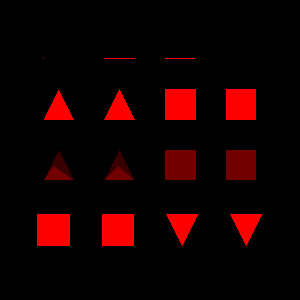

Here is the Python script that generated this plot:
#!/usr/bin/env python

# Read EnSight6 elements case and compute tensor component difference with calculator.

import os

import vtkmodules.vtkInteractionStyle  # noqa: F401
import vtkmodules.vtkRenderingFreeType  # noqa: F401
import vtkmodules.vtkRenderingOpenGL2  # noqa: F401

from vtkmodules.vtkFiltersCore import vtkArrayCalculator
from vtkmodules.vtkFiltersGeometry import vtkGeometryFilter
from vtkmodules.vtkIOEnSight import vtkGenericEnSightReader
from vtkmodules.vtkRenderingCore import (
    vtkActor,
    vtkCompositePolyDataMapper,
    vtkRenderWindow,
    vtkRenderWindowInteractor,
    vtkRenderer,
)

# Source
data_dir = os.environ.get("VPE_DATA_DIR", os.path.dirname(os.path.abspath(__file__)))

# Read EnSight case file
ensight_reader = vtkGenericEnSightReader()
ensight_reader.SetCaseFileName(os.path.join(data_dir, "EnSight", "elements6.case"))

# Extract geometry
geometry_filter = vtkGeometryFilter()
geometry_filter.SetInputConnection(ensight_reader.GetOutputPort())

# Calculator: compute XZ - YZ tensor component difference
calculator = vtkArrayCalculator()
calculator.SetInputConnection(geometry_filter.GetOutputPort())
calculator.SetAttributeTypeToPointData()
calculator.SetFunction("pointTensors_XZ - pointTensors_YZ")
calculator.AddScalarVariable("pointTensors_XZ", "pointTensors", 5)
calculator.AddScalarVariable("pointTensors_YZ", "pointTensors", 4)
calculator.SetResultArrayName("test")

# Mapper
composite_mapper = vtkCompositePolyDataMapper()
composite_mapper.SetInputConnection(calculator.GetOutputPort())
composite_mapper.SetColorModeToMapScalars()
composite_mapper.SetScalarModeToUsePointFieldData()
composite_mapper.ColorByArrayComponent("test", 0)
composite_mapper.SetScalarRange(-0.1, 0.1)

# Actor
ensight_actor = vtkActor()
ensight_actor.SetMapper(composite_mapper)

# Renderer
renderer = vtkRenderer()
renderer.AddActor(ensight_actor)

# Render window
render_window = vtkRenderWindow()
render_window.AddRenderer(renderer)
render_window.SetWindowName("ensight tensors inversion")
render_window.SetMultiSamples(0)
render_window.SetSize(300, 300)

# Interactor
interactor = vtkRenderWindowInteractor()
interactor.SetRenderWindow(render_window)

# Scene
renderer.ResetCamera()

interactor.Initialize()
interactor.Start()
